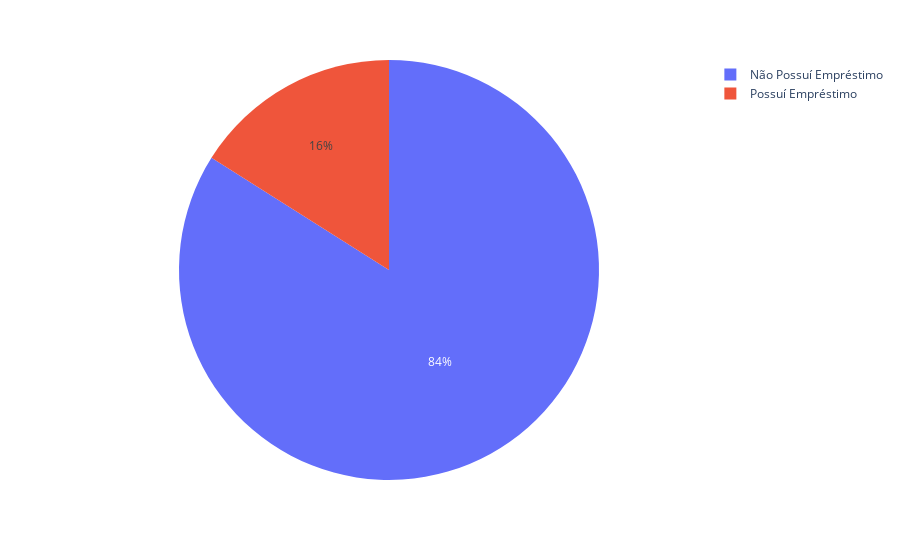

The cell this chart's notebook holds for it:
### Code cell
labels = data['loan'].value_counts().index
values = data['loan'].value_counts().values

fig = px.pie(data, values= values, names= labels)
fig.update_traces(textposition='inside')
fig.update_layout(uniformtext_minsize=12, uniformtext_mode='show')
fig.show()

### Figure 1 — Plotly figure (JSON) as saved in the notebook; plotly's stock layout.template omitted (floating-point values rounded to 4 significant figures)
{"data": [{"domain": {"x": [0, 1], "y": [0, 1]}, "hovertemplate": "label=%{label}<br>value=%{value}<extra></extra>", "labels": ["Não Possuí Empréstimo", "Possuí Empréstimo"], "legendgroup": "", "name": "", "showlegend": true, "textposition": "inside", "type": "pie", "values": [37946, 7244]}], "layout": {"legend": {"tracegroupgap": 0}, "margin": {"t": 60}, "uniformtext": {"minsize": 12, "mode": "show"}}}
